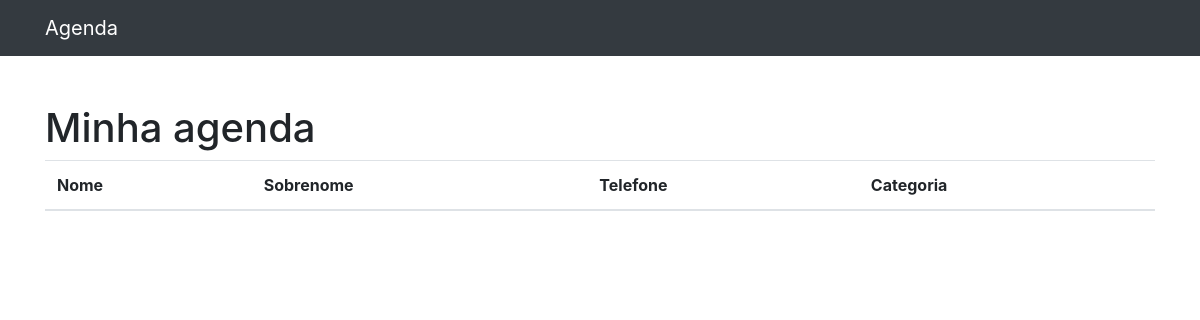
/, run on an earlier commit of the app's database.
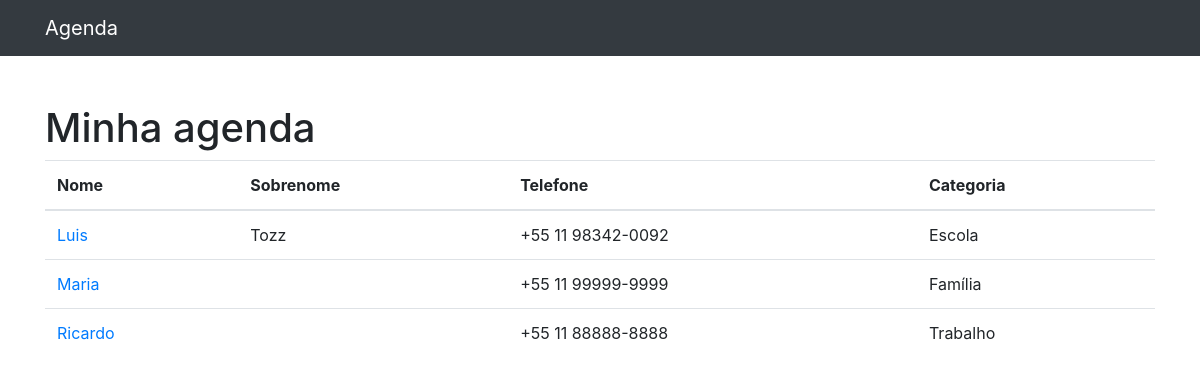
And on a later commit of the database.
### contatos/models.py (models this page shows, shortened)
class Contato(models.Model):
    nome = models.CharField(max_length=255)
    sobrenome = models.CharField(max_length=255, blank=True)
    telefone = models.CharField(max_length=255)
    email = models.CharField(max_length=255, blank=True)
    data_criacao = models.DateTimeField(default=timezone.now)
    descricao = models.TextField(blank=True)
    categoria = models.ForeignKey(Categoria, on_delete=models.DO_NOTHING)

class Categoria(models.Model):
    nome = models.CharField(max_length=255)
    def __str__(self):
        return self.nome

### contatos/views.py (the view)
# urls.py: path('', views.index, name='index'),
def index(request):
    contatos = Contato.objects.all()
    return render(request, 'contatos/index.html', {
        'contatos': contatos
    })

### contatos/templates/contatos/index.html
{% extends 'base.html' %}
{%block 'conteudo'%}
<h1 class="mt-5">Minha agenda</h1>
<table class="table">
    <thead>
    <tr>
        <th>Nome</th>
        <th>Sobrenome</th>
        <th>Telefone</th>
        <th>Categoria</th>
    </tr>
    </thead>
    <tbody>
        {% for contato in contatos %}
            <tr>
                <td>
                <a href="{% url 'ver_contato' contato.id %}"> {{ contato.nome }}</a>
                </td>
                <td>{{ contato.sobrenome }}</td>
                <td>{{ contato.telefone }}</td>
                <td>{{ contato.categoria }}</td>
            </tr>
        {%endfor%}
    </tbody>
</table>
{%endblock%}

What changed in the data, as far as the page shows it:
added Contato: nome "Luis", sobrenome "Tozz", telefone "+55 11 98342-0092", categoria "Escola"
added Contato: nome "Maria", telefone "+55 11 99999-9999", categoria "Família"
added Contato: nome "Ricardo", telefone "+55 11 88888-8888", categoria "Trabalho"
